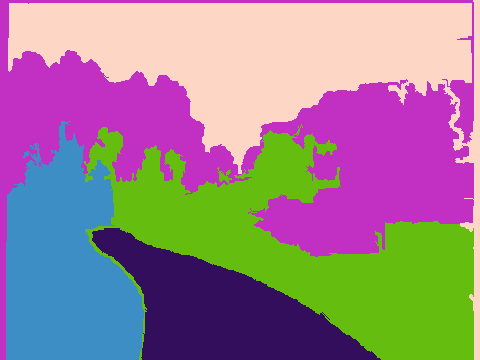
#> input picture Sidewalk and crosswalk detection/graph-based img seg/seg2.png, 480 x 360 px
$ python eroder.py
#> lines starting #> are read from the running program, lines starting #| are printed output that depends on the picture; after the words box and inside, x2 and y2 are one past the last pixel; in counts of white or black regions, pixels touching at a corner belong together
import cv2
import numpy as np
import matplotlib.pyplot as plt
from PIL import Image

IMG_NAME = "seg2.png"
img = cv2.imread(IMG_NAME)
#> img is the input picture: shape (360, 480, 3); mean B, G, R 145.2, 131, 155.2

kernel = np.ones((2,2),np.uint8)
erosion = cv2.erode(img,kernel,iterations = 1)
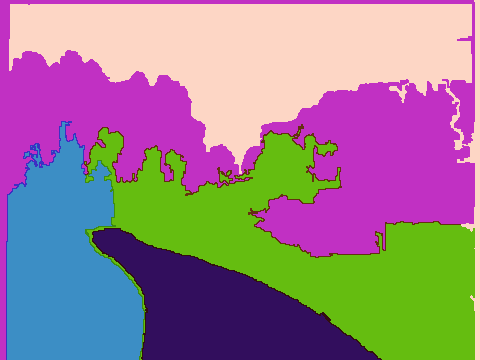
#> erosion: shape (360, 480, 3); mean B, G, R 143.9, 128.3, 154
plt.imsave("ero-" + IMG_NAME, erosion)
# [12 lines of commented-out code are left out]

erosion = cv2.cvtColor(erosion, cv2.COLOR_BGR2GRAY)
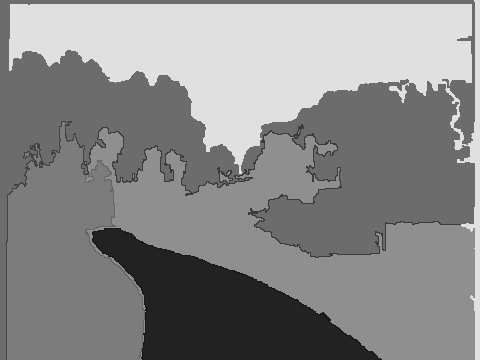
#> erosion: shape (360, 480); min 25, max 224, mean 137.8
# roi = erosion[300:360, 160:320]
roi = erosion[320:360, 160:320]
#> roi: shape (40, 160); every value is 34
im = Image.fromarray(roi)
plt.imsave("roi-" + IMG_NAME, roi)
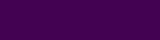
#> saved as roi-seg2.png: shape (40, 160, 3); mean R, G, B 68, 1, 84
w, h = im.size
#> w = 160; h = 40
colors = im.getcolors(w*h)
#> colors = [(6400, 34)]
print(colors)
#| [(6400, 34)]
print(max(colors))
#| (6400, 34)
count, (c) = max(colors)
#> count = 6400; c = 34
colors.remove((count, c))
if len(colors) > 0:
    _, (c2) = max(colors)
walkable = erosion.copy()
walkable[walkable == c] = 1
#> walkable: shape (360, 480); 10.35% of pixels changed, all inside (x1, y1, x2, y2) = (93, 229, 380, 360)
if len(colors) > 0:
    walkable[walkable == c2] = 1
walkable[walkable != 1] = 0
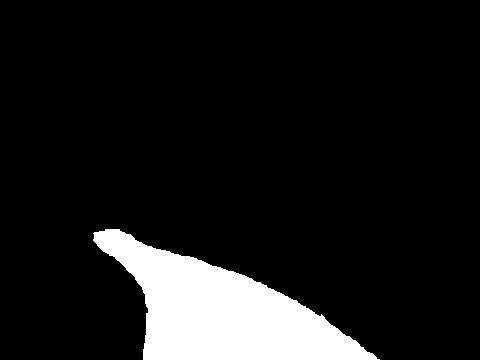
#> walkable: shape (360, 480); values 0 (black) and 1 (white), 10.3% white; 1 white region, box (x1, y1, x2, y2) and area: (93, 229, 380, 360) 17884
plt.imsave("walk-" + IMG_NAME, walkable, cmap="gray")

$ run again, with Sidewalk and crosswalk detection/graph-based img seg/1.png copied over Sidewalk and crosswalk detection/graph-based img seg/seg2.png
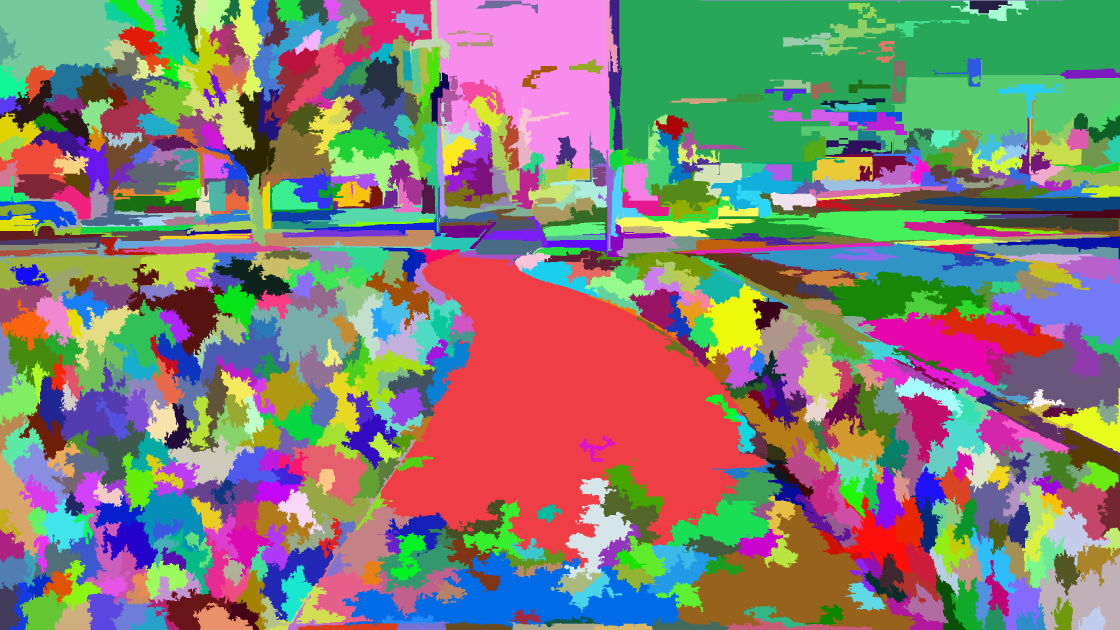
#> input picture Sidewalk and crosswalk detection/graph-based img seg/1.png, 3358 x 1888 px (shown at 1/3 size)
#> img is the input picture: shape (1888, 3358, 3); mean B, G, R 117.5, 126.6, 132.1
#> colors = [(31, 17), (1860, 27), (19, 58), (1635, 78), (62, 79), (358, 87), (75, 89), (2360, 192)]
#| [(31, 17), (1860, 27), (19, 58), (1635, 78), (62, 79), (358, 87), (75, 89), (2360, 192)]
#| (2360, 192)
#> count = 2360; c = 192
#> c2 = 27
#> `walkable[walkable == c] = 1`:
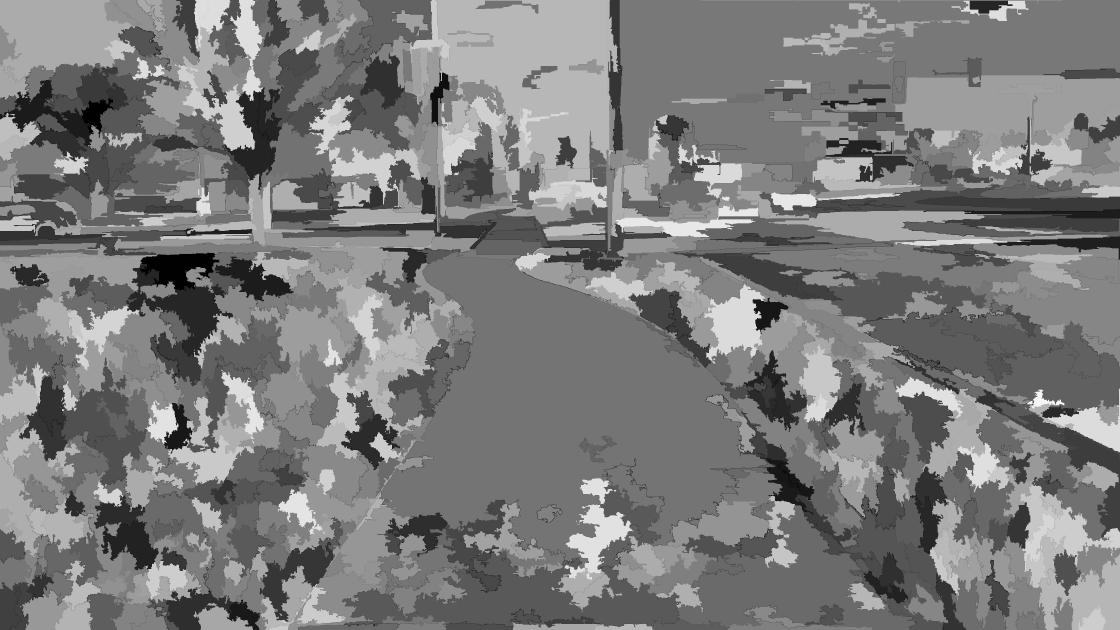
#> walkable: shape (1888, 3358) (shown at 1/3 size); min 1, max 245, mean 123.8
#> `walkable[walkable != 1] = 0`:
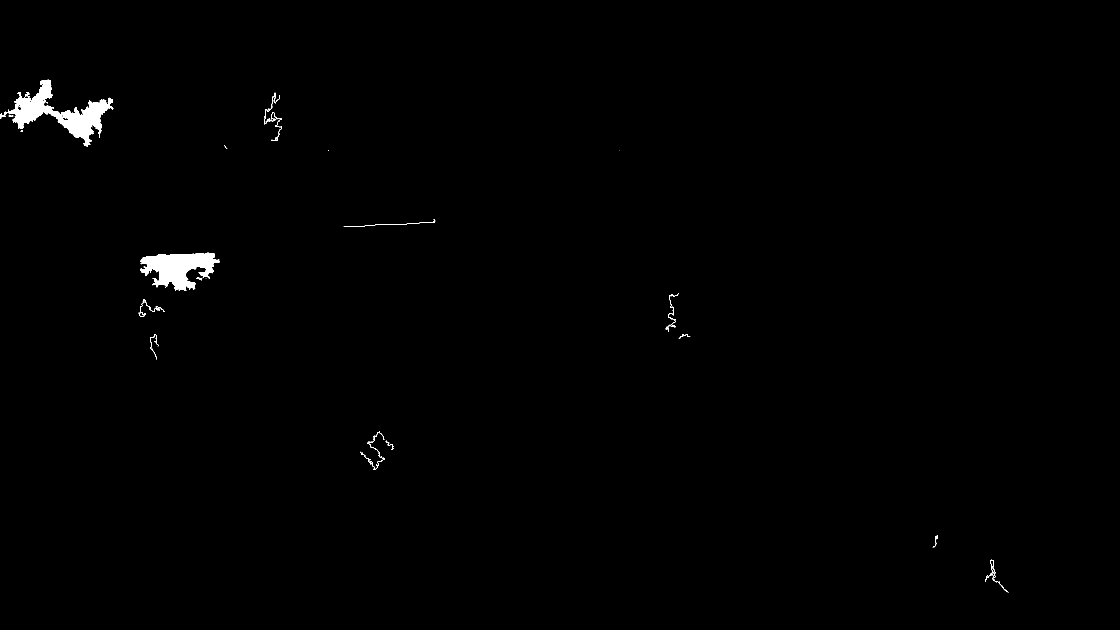
#> walkable: shape (1888, 3358) (shown at 1/3 size); values 0 (black) and 1 (white), 0.6% white; 24 white regions (9 under 20 px), largest, box (x1, y1, x2, y2) and area: (0, 239, 340, 441) 19346, (421, 758, 659, 873) 15132, (792, 278, 846, 423) 711
